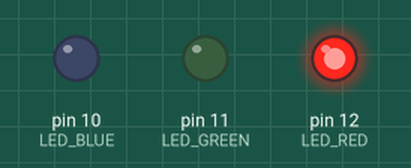
This sketch was run on a simulated Arduino Uno, built with avr-gcc and run on an emulated ATmega328P. On the bench: output pins drawn as LEDs (lit = HIGH).

Above: at 0.2 s.
At 1.2 s:
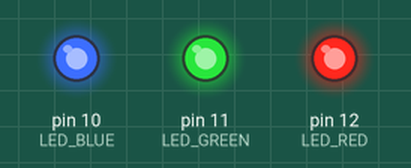
At 1.7 s:
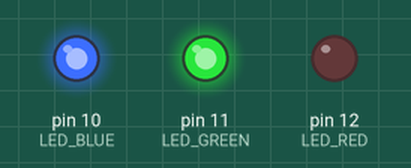
At 2.2 s:
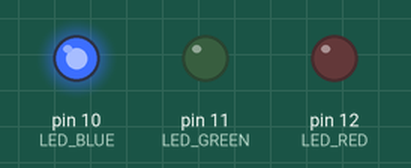
At 3.7 s:
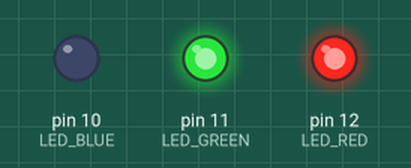
At 5.7 s:
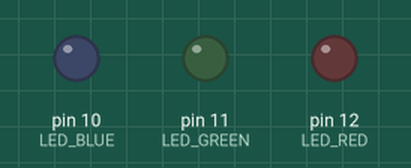
Timing chart, 0 to 6.9 s (numbered marks = the images above):
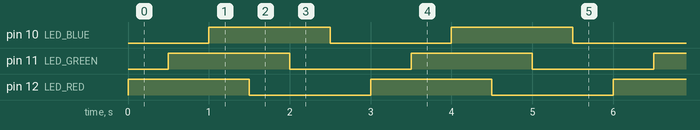

The sketch:

01_LED_02.ino
```cpp
int LED_RED = 12;
int LED_GREEN = 11;
int LED_BLUE = 10;

void setup() {
  pinMode(LED_RED, OUTPUT);
  pinMode(LED_GREEN, OUTPUT);
  pinMode(LED_BLUE, OUTPUT);
}

void loop() {
  // 켜기
  digitalWrite(LED_RED, HIGH);
  delay(500);

  digitalWrite(LED_GREEN, HIGH);
  delay(500);

  digitalWrite(LED_BLUE, HIGH);
  delay(500);

  // 끄기
  digitalWrite(LED_RED, LOW);
  delay(500);

  digitalWrite(LED_GREEN, LOW);
  delay(500);

  digitalWrite(LED_BLUE, LOW);
  delay(500);
}
```

Measured:
- by itself, pin 10 (LED_BLUE), pin 11 (LED_GREEN), pin 12 (LED_RED): alternates HIGH for 1.5 s and LOW for 1.5 s
- by itself, everything shown: repeats every 3.0 s, in 6 steps
